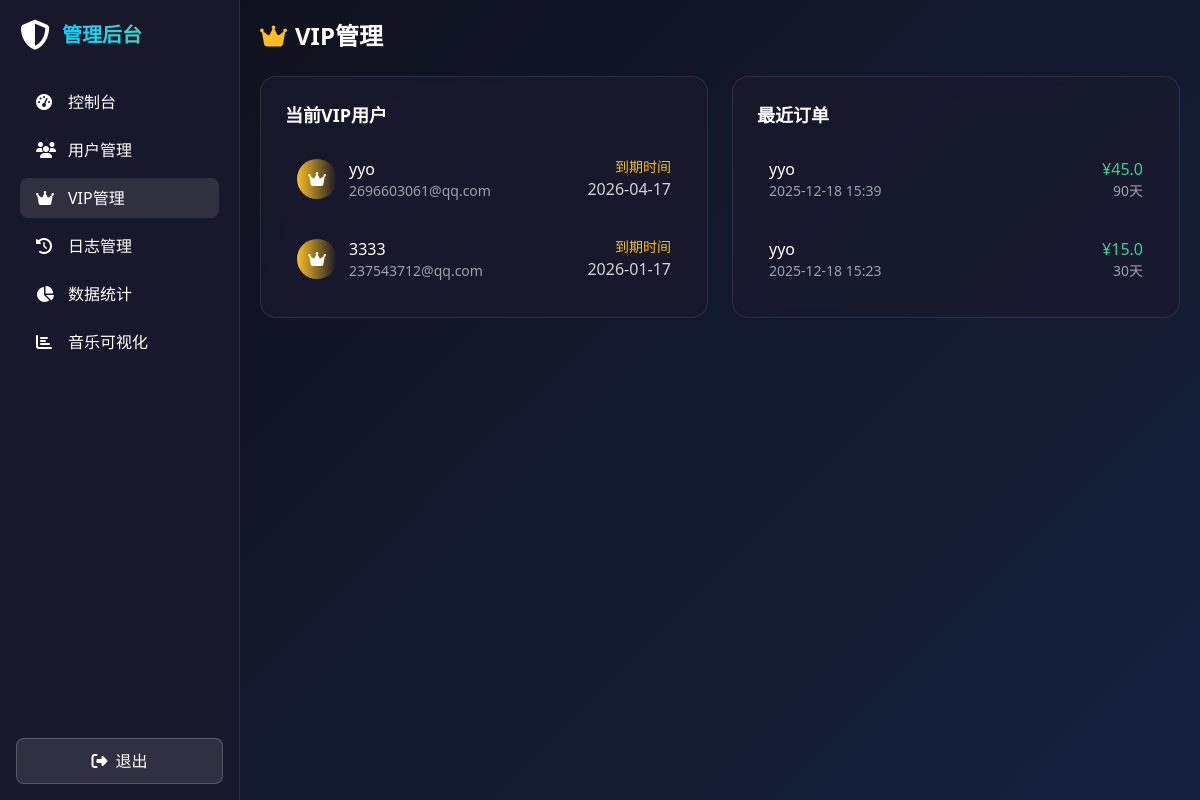
The page /admin/vip (signed in) on the database its author committed.
### models.py (models this page shows, shortened)
class User(UserMixin, db.Model):
    __tablename__ = 'users'
    id = db.Column(db.Integer, primary_key=True)
    username = db.Column(db.String(50), unique=True, nullable=False)
    email = db.Column(db.String(100), unique=True, nullable=False)
    password_hash = db.Column(db.String(255), nullable=False)
    is_admin = db.Column(db.Boolean, default=False)
    is_vip = db.Column(db.Boolean, default=False)
    vip_expire_date = db.Column(db.DateTime, nullable=True)
    created_at = db.Column(db.DateTime, default=datetime.utcnow)
    last_login = db.Column(db.DateTime, nullable=True)
    favorites = db.relationship('Favorite', backref='user', lazy='dynamic')
    play_history = db.relationship('PlayHistory', backref='user', lazy='dynamic')
    logs = db.relationship('UserLog', backref='user', lazy='dynamic')

class VIPOrder(db.Model):
    __tablename__ = 'vip_orders'
    id = db.Column(db.Integer, primary_key=True)
    user_id = db.Column(db.Integer, db.ForeignKey('users.id'), nullable=False)
    duration_days = db.Column(db.Integer, nullable=False)
    amount = db.Column(db.Float, nullable=False)
    status = db.Column(db.String(20), default='pending')
    created_at = db.Column(db.DateTime, default=datetime.utcnow)
    user = db.relationship('User', backref='vip_orders')

### app.py (the view)
@app.route('/admin/vip')
@login_required
@admin_required
def admin_vip():
    vip_users = User.query.filter(User.is_vip==True).order_by(User.vip_expire_date.desc()).all()
    orders = VIPOrder.query.order_by(VIPOrder.created_at.desc()).limit(50).all()
    return render_template('admin/vip.html', vip_users=vip_users, orders=orders)

### app.py (called while the page is built)
@login_manager.user_loader
def load_user(user_id):
    return User.query.get(int(user_id))

def admin_required(f):
    @wraps(f)
    def decorated_function(*args, **kwargs):
        if not current_user.is_authenticated or not current_user.is_admin:
            flash('需要管理员权限', 'error')
            return redirect(url_for('index'))
        return f(*args, **kwargs)
    return decorated_function

### templates/admin/vip.html (shortened to what this page needs)
{% extends 'base.html' %}
{% block body %}
<div class="sidebar">
    <div class="flex items-center gap-3 mb-8">
        <i class="fas fa-shield-alt text-3xl text-cyan-400"></i>
        <span class="text-xl font-bold gradient-text">管理后台</span>
    </div>
    <nav class="space-y-2">
        <a href="{{ url_for('admin_dashboard') }}" class="nav-link flex items-center gap-3">
            <i class="fas fa-tachometer-alt w-5"></i>控制台
        </a>
        <a href="{{ url_for('admin_users') }}" class="nav-link flex items-center gap-3">
            <i class="fas fa-users w-5"></i>用户管理
        </a>
        <a href="{{ url_for('admin_vip') }}" class="nav-link flex items-center gap-3 active">
            <i class="fas fa-crown w-5"></i>VIP管理
        </a>
        <a href="{{ url_for('admin_logs') }}" class="nav-link flex items-center gap-3">
            <i class="fas fa-history w-5"></i>日志管理
        </a>
        <a href="{{ url_for('admin_stats') }}" class="nav-link flex items-center gap-3">
            <i class="fas fa-chart-pie w-5"></i>数据统计
        </a>
        <a href="{{ url_for('admin_visualizer') }}" class="nav-link flex items-center gap-3">
            <i class="fas fa-chart-bar w-5"></i>音乐可视化
        </a>
    </nav>
    <div class="absolute bottom-4 left-4 right-4">
        <a href="{{ url_for('logout') }}" class="btn-secondary w-full text-center block">
            <i class="fas fa-sign-out-alt mr-2"></i>退出
        </a>
    </div>
</div>
<div class="main-content">
    <h1 class="text-2xl font-bold mb-6"><i class="fas fa-crown text-yellow-400 mr-2"></i>VIP管理</h1>
    <div class="grid grid-cols-1 md:grid-cols-2 gap-6">
        <div class="glass-card p-6">
            <h2 class="text-lg font-bold mb-4">当前VIP用户</h2>
            <div class="space-y-3">
                {% for user in vip_users %}
                <div class="flex items-center justify-between p-3 bg-white/5 rounded-lg">
                    <div class="flex items-center gap-3">
                        <div class="w-10 h-10 rounded-full bg-gradient-to-r from-yellow-400 to-orange-400 flex items-center justify-center">
                            <i class="fas fa-crown text-white"></i>
                        </div>
                        <div>
                            <div class="font-medium">{{ user.username }}</div>
                            <div class="text-gray-400 text-sm">{{ user.email }}</div>
                        </div>
                    </div>
                    <div class="text-right">
                        <div class="text-yellow-400 text-sm">到期时间</div>
                        <div class="text-gray-300">{{ user.vip_expire_date.strftime('%Y-%m-%d') if user.vip_expire_date else '-' }}</div>
                    </div>
                </div>
                {% endfor %}
            </div>
        </div>
        <div class="glass-card p-6">
            <h2 class="text-lg font-bold mb-4">最近订单</h2>
            <div class="space-y-3">
                {% for order in orders %}
                <div class="flex items-center justify-between p-3 bg-white/5 rounded-lg">
                    <div>
                        <div class="font-medium">{{ order.user.username }}</div>
                        <div class="text-gray-400 text-sm">{{ order.created_at.strftime('%Y-%m-%d %H:%M') }}</div>
                    </div>
                    <div class="text-right">
                        <div class="text-green-400">¥{{ order.amount }}</div>
                        <div class="text-gray-400 text-sm">{{ order.duration_days }}天</div>
                    </div>
                </div>
                {% endfor %}
            </div>
        </div>
    </div>
</div>
{% endblock %}

### templates/base.html (style rules this page uses)
:root { --primary: #00d4ff; --secondary: #ff6b6b; --accent: #4ecdc4; --bg-dark: #0f0f1a; --bg-card: #1a1a2e; }
* { margin: 0; padding: 0; box-sizing: border-box; }
body { font-family: 'Segoe UI', system-ui, sans-serif; background: linear-gradient(135deg, var(--bg-dark) 0%, #16213e 100%); min-height: 100vh; color: white; }
.glass-card { background: rgba(26, 26, 46, 0.8); backdrop-filter: blur(10px); border: 1px solid rgba(255, 255, 255, 0.1); border-radius: 16px; }
.gradient-text { background: linear-gradient(90deg, var(--primary), var(--accent)); -webkit-background-clip: text; -webkit-text-fill-color: transparent; }
.btn-secondary { background: rgba(255, 255, 255, 0.1); border: 1px solid rgba(255, 255, 255, 0.2); padding: 10px 20px; border-radius: 8px; color: white; cursor: pointer; transition: all 0.3s; }
.nav-link { padding: 8px 16px; border-radius: 8px; transition: background 0.3s; }
.nav-link:hover, .nav-link.active { background: rgba(255, 255, 255, 0.1); }
.sidebar { width: 240px; background: rgba(26, 26, 46, 0.9); height: 100vh; position: fixed; left: 0; top: 0; padding: 20px; border-right: 1px solid rgba(255, 255, 255, 0.1); }
.main-content { margin-left: 240px; padding: 20px; min-height: 100vh; }

### rows shown on the page
User: username "yyo", email "2696603061@qq.com", vip_expire_date "2026-04-17"
User: username "3333", email "237543712@qq.com", vip_expire_date "2026-01-17"
VIPOrder: user.username "yyo", created_at "2025-12-18 15:39", amount "45.0", duration_days "90"
VIPOrder: user.username "yyo", created_at "2025-12-18 15:23", amount "15.0", duration_days "30"
